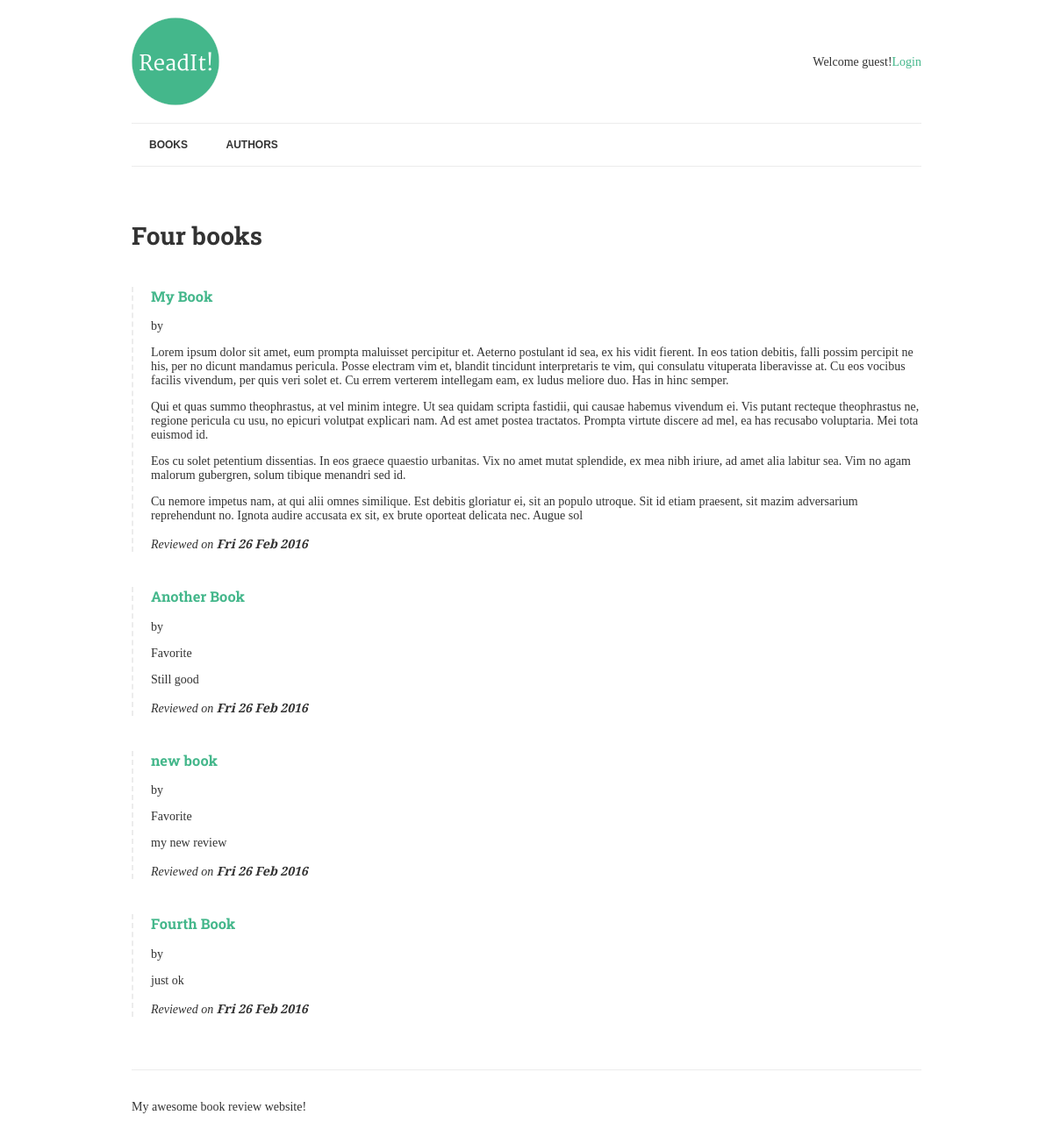
The page / on the database its author committed.
### books/models.py (models this page shows, shortened)
class Book(models.Model):
	title = models.CharField(max_length=150)
	authors = models.ManyToManyField("Author",related_name="books")
	review = models.TextField(blank=True,null=True)
	reviewed_by = models.ForeignKey(User,blank=True,null=True,related_name="reviews")
	date_reviewed = models.DateTimeField(blank=True,null=True)
	is_favorite = models.BooleanField(default=False,verbose_name='Favorite?')

### books/views.py (the view)
# urls.py: url(r'^$',list_books,name='books'),
def list_books(request):
	books = Book.objects.exclude(date_reviewed__isnull=True).prefetch_related('authors')
	context = {
		'books':books,
	}
	return render(request,"list.html",context)

### books/templates/list.html
{% extends "base.html" %}
{% load humanize %}
{% block content %}
 	<h1>{{ books.count|apnumber|title }} book{{ books.count|pluralize}}</h1>
	{% for book in books %}
		{% include "book-detail.html" %}
	{% endfor %}
{% endblock %}

### books/templates/book-detail.html (shortened to what this page needs)
<div class="book">
	<h3><a href="{% url 'book-detail' book.pk %}">{{ book.title }}</a></h3>
	<p> by {% for author in book.authors.all %}<a href="{% url 'author-detail' author.pk %}"> {{ authorn.name }}</a>{% endfor %}</p>
	{% if book.is_favorite %}<p class="highlight">Favorite</p>{% endif %}
	<p>{{ book.review|linebreaks }}</p>
	<p class="meta">
		Reviewed on <strong>{{ book.date_reviewed|date:"D d M Y" }}</strong>
	</p>
</div>

### readit/static/css/style.css (style rules this page uses)
p.meta { font-style: italic; }
.book { border-left: 2px dashed #ececec; padding-left: 20px; margin: 40px 0; }
body { font-family: 'Merriweather', serif; color: #333; font-size: 14px; }
h1, h2, h3, h4, h5, h6 { font-family: 'Roboto Slab', serif; }
a { color: #44B78B; text-decoration: none; }

### rows shown on the page
Book: title "My Book", review "Lorem ipsum dolor sit amet, eum prompta maluisset percipitur et. Aeterno postulant id sea, ex his vidit fierent. In eos tation debitis, falli possim percipit ne his, per no dicunt mandamus pericula. Posse electram vim et, blandit tincidunt interpretaris te vim, qui consulatu vituperata liberavisse at. Cu eos vocibus facilis vivendum, per quis veri solet et. Cu errem verterem intellegam eam, ex ludus meliore duo. Has in hinc semper. Qui et quas summo theophrastus, at vel minim integre. Ut sea quidam scripta fastidii, qui causae habemus vivendum ei. Vis putant recteque theophrastus ne, regione pericula cu usu, no epicuri volutpat explicari nam. Ad est amet postea tractatos. Prompta virtute…", date_reviewed "Fri 26 Feb 2016"
Book: title "Another Book", is_favorite "Favorite", review "Still good", date_reviewed "Fri 26 Feb 2016"
Book: title "new book", is_favorite "Favorite", review "my new review", date_reviewed "Fri 26 Feb 2016"
Book: title "Fourth Book", review "just ok", date_reviewed "Fri 26 Feb 2016"

### other values the page prints
{{ books.count|apnumber|title }} "Four"
